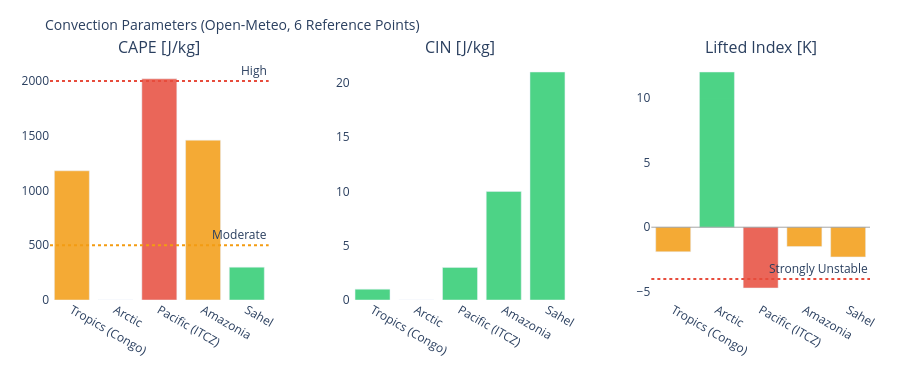

Notebook code for this chart:
### Markdown cell above
---
## 3. Visualizations

### Code cell
# ============================================================
# CAPE / CIN / LIFTED INDEX – Convection potential
# ============================================================

if not df_atm.empty:
    fig = make_subplots(
        rows=1, cols=3,
        subplot_titles=['CAPE [J/kg]', 'CIN [J/kg]', 'Lifted Index [K]'],
        horizontal_spacing=0.1
    )
    pts = df_atm['point'].tolist()
    pt_colors = ['#E85D24','#185FA5','#888780','#378ADD','#639922','#F2A623']

    # CAPE – höher = mehr Gewitterpotential
    cape_vals = df_atm['cape'].fillna(0).tolist()
    cape_colors = ['#e74c3c' if v > 2000 else '#f39c12' if v > 500 else '#2ecc71'
                   for v in cape_vals]
    fig.add_trace(go.Bar(x=pts, y=cape_vals, marker_color=cape_colors,
                         opacity=0.85, showlegend=False), row=1, col=1)
    fig.add_hline(y=2000, line_dash='dot', line_color='#e74c3c',
                  annotation_text='High', row=1, col=1)
    fig.add_hline(y=500,  line_dash='dot', line_color='#f39c12',
                  annotation_text='Moderate', row=1, col=1)

    # CIN – negativer = stärker gedeckelt (weniger Auslöse)
    cin_vals = df_atm['cin'].fillna(0).tolist()
    cin_colors = ['#e74c3c' if v < -200 else '#f39c12' if v < -50 else '#2ecc71'
                  for v in cin_vals]
    fig.add_trace(go.Bar(x=pts, y=cin_vals, marker_color=cin_colors,
                         opacity=0.85, showlegend=False), row=1, col=2)

    # Lifted Index – negativ = instabil
    li_vals = df_atm['li'].fillna(0).tolist()
    li_colors = ['#e74c3c' if v < -4 else '#f39c12' if v < 0 else '#2ecc71'
                 for v in li_vals]
    fig.add_trace(go.Bar(x=pts, y=li_vals, marker_color=li_colors,
                         opacity=0.85, showlegend=False), row=1, col=3)
    fig.add_hline(y=0, line_color='gray', line_width=0.7, row=1, col=3)
    fig.add_hline(y=-4, line_dash='dot', line_color='#e74c3c',
                  annotation_text='Strongly Unstable', row=1, col=3)

    fig.update_layout(
        title=dict(text='Convection Parameters (Open-Meteo, 6 Reference Points)', font=dict(size=14)),
        height=380, plot_bgcolor='rgba(0,0,0,0)', paper_bgcolor='rgba(0,0,0,0)',
        margin=dict(l=50, r=30, t=60, b=80)
    )
    fig.update_xaxes(tickangle=30)
    fig.show()

### Figure 1 — Plotly figure (JSON) as saved in the notebook; plotly's stock layout.template omitted (floating-point values rounded to 4 significant figures)
{"data": [{"marker": {"color": ["#f39c12", "#2ecc71", "#e74c3c", "#f39c12", "#2ecc71"]}, "opacity": 0.85, "showlegend": false, "type": "bar", "x": ["Tropics (Congo)", "Arctic", "Pacific (ITCZ)", "Amazonia", "Sahel"], "xaxis": "x", "y": [1180.0, 0.0, 2020.0, 1460.0, 300.0], "yaxis": "y"}, {"marker": {"color": ["#2ecc71", "#2ecc71", "#2ecc71", "#2ecc71", "#2ecc71"]}, "opacity": 0.85, "showlegend": false, "type": "bar", "x": ["Tropics (Congo)", "Arctic", "Pacific (ITCZ)", "Amazonia", "Sahel"], "xaxis": "x2", "y": [1.0, 0.0, 3.0, 10.0, 21.0], "yaxis": "y2"}, {"marker": {"color": ["#f39c12", "#2ecc71", "#e74c3c", "#f39c12", "#f39c12"]}, "opacity": 0.85, "showlegend": false, "type": "bar", "x": ["Tropics (Congo)", "Arctic", "Pacific (ITCZ)", "Amazonia", "Sahel"], "xaxis": "x3", "y": [-1.9, 12.0, -4.7, -1.5, -2.3], "yaxis": "y3"}], "layout": {"annotations": [{"font": {"size": 16}, "showarrow": false, "text": "CAPE [J/kg]", "x": 0.1333, "xanchor": "center", "xref": "paper", "y": 1.0, "yanchor": "bottom", "yref": "paper"}, {"font": {"size": 16}, "showarrow": false, "text": "CIN [J/kg]", "x": 0.5, "xanchor": "center", "xref": "paper", "y": 1.0, "yanchor": "bottom", "yref": "paper"}, {"font": {"size": 16}, "showarrow": false, "text": "Lifted Index [K]", "x": 0.8667, "xanchor": "center", "xref": "paper", "y": 1.0, "yanchor": "bottom", "yref": "paper"}, {"showarrow": false, "text": "High", "x": 1, "xanchor": "right", "xref": "x domain", "y": 2000, "yanchor": "bottom", "yref": "y"}, {"showarrow": false, "text": "Moderate", "x": 1, "xanchor": "right", "xref": "x domain", "y": 500, "yanchor": "bottom", "yref": "y"}, {"showarrow": false, "text": "Strongly Unstable", "x": 1, "xanchor": "right", "xref": "x3 domain", "y": -4, "yanchor": "bottom", "yref": "y3"}], "height": 380, "margin": {"b": 80, "l": 50, "r": 30, "t": 60}, "paper_bgcolor": "rgba(0,0,0,0)", "plot_bgcolor": "rgba(0,0,0,0)", "shapes": [{"line": {"color": "#e74c3c", "dash": "dot"}, "type": "line", "x0": 0, "x1": 1, "xref": "x domain", "y0": 2000, "y1": 2000, "yref": "y"}, {"line": {"color": "#f39c12", "dash": "dot"}, "type": "line", "x0": 0, "x1": 1, "xref": "x domain", "y0": 500, "y1": 500, "yref": "y"}, {"line": {"color": "gray", "width": 0.7}, "type": "line", "x0": 0, "x1": 1, "xref": "x3 domain", "y0": 0, "y1": 0, "yref": "y3"}, {"line": {"color": "#e74c3c", "dash": "dot"}, "type": "line", "x0": 0, "x1": 1, "xref": "x3 domain", "y0": -4, "y1": -4, "yref": "y3"}], "title": {"font": {"size": 14}, "text": "Convection Parameters (Open-Meteo, 6 Reference Points)"}, "xaxis": {"anchor": "y", "domain": [0.0, 0.2667], "tickangle": 30}, "xaxis2": {"anchor": "y2", "domain": [0.3667, 0.6333], "tickangle": 30}, "xaxis3": {"anchor": "y3", "domain": [0.7333, 1.0], "tickangle": 30}, "yaxis": {"anchor": "x", "domain": [0.0, 1.0]}, "yaxis2": {"anchor": "x2", "domain": [0.0, 1.0]}, "yaxis3": {"anchor": "x3", "domain": [0.0, 1.0]}}}
